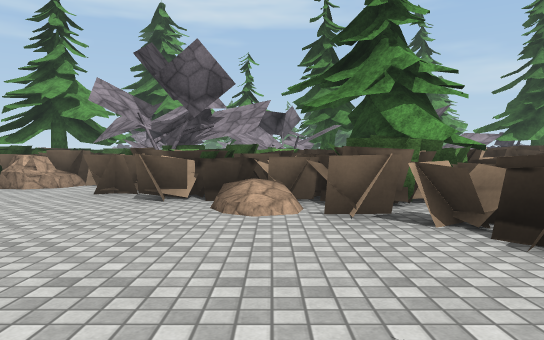
view 1 (above)

19 first-person views from a walk through a scene from a Unity 3-D project. The camera is 1.2 m above the floor, tilts 2° down and sees 70° across. The floor is counted in squares, 2 m on a side. Each view is taken from the middle of a square. On the plan, view 1 faces up. The plan holds only what a view shows up to about 11 squares ahead; the rest is blank. The place goes on beyond the plan. Surface patterns are stand-ins for the level's own textures.

view 2
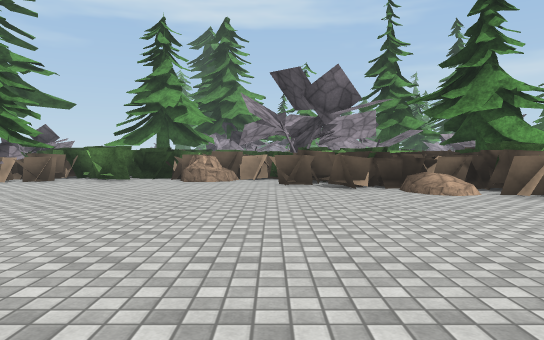

view 3
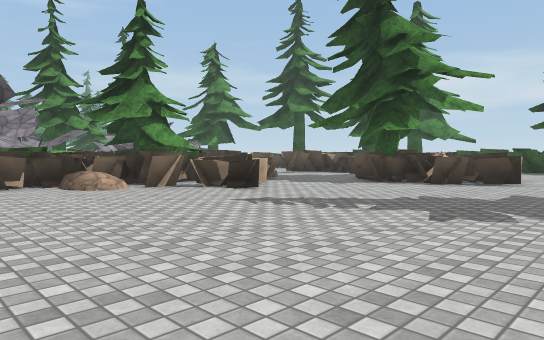

view 4
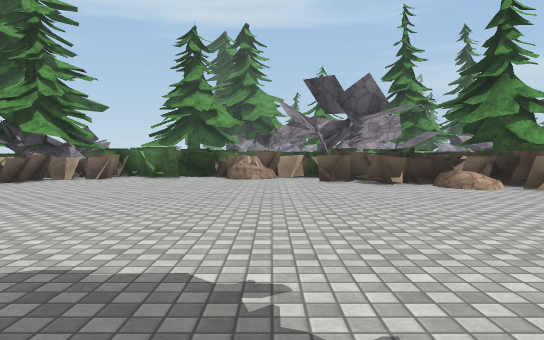

view 5
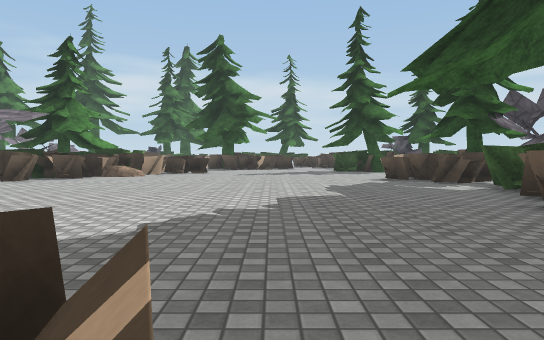

view 6
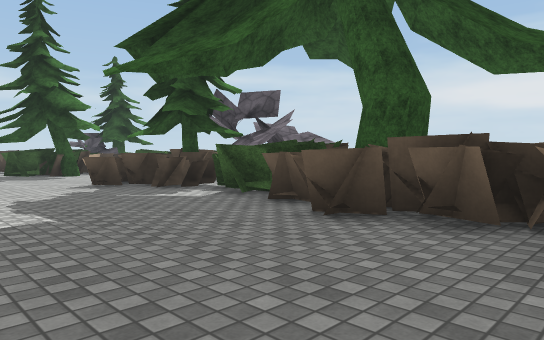

view 7
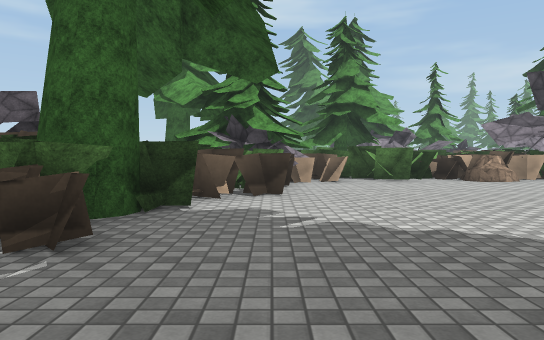

view 8
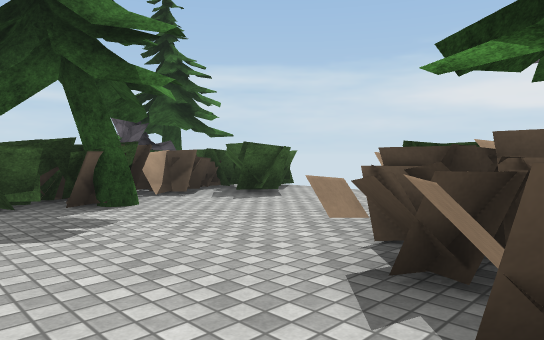

view 9
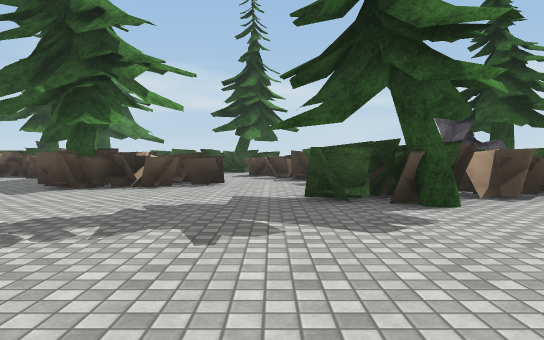

view 10
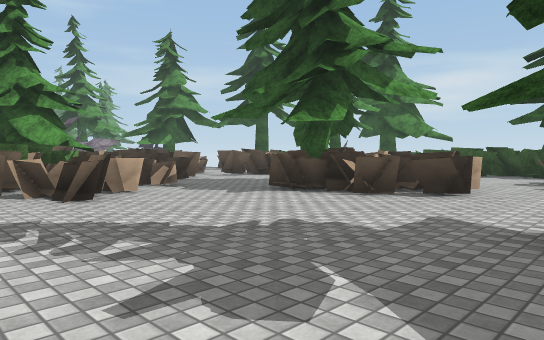

view 11
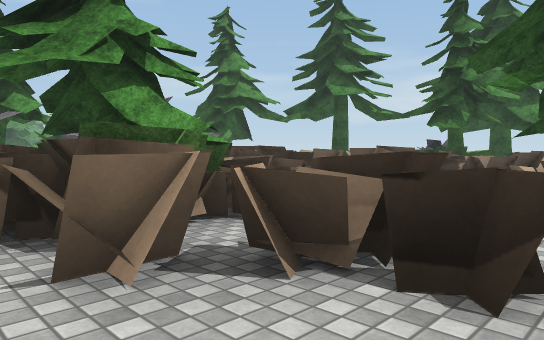

view 12
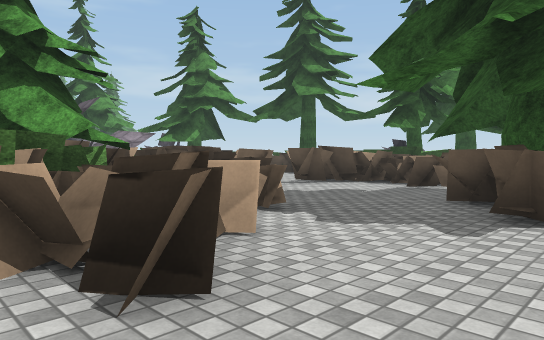

view 13
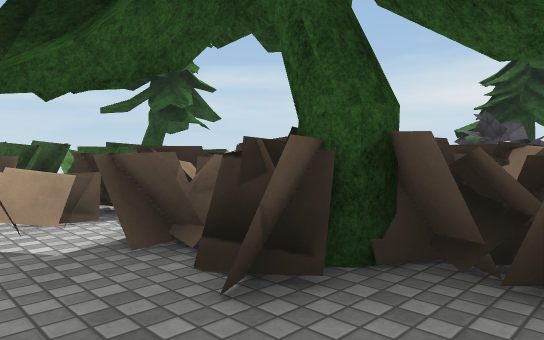

view 14
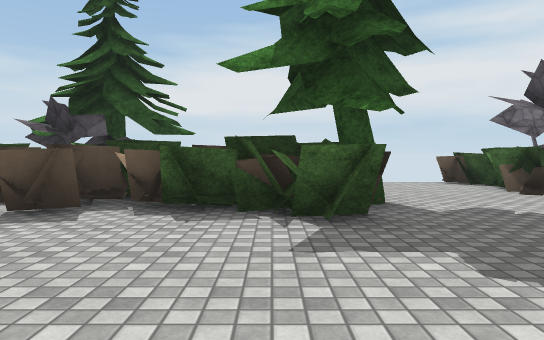

view 15
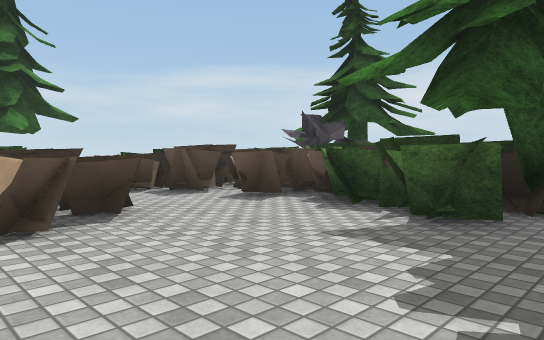

view 16
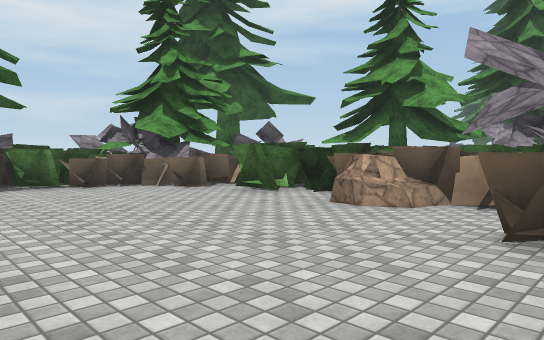

view 17
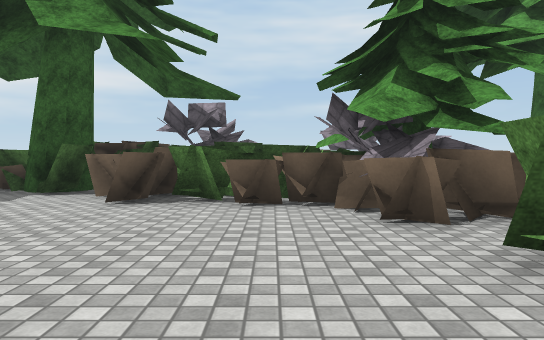

view 18
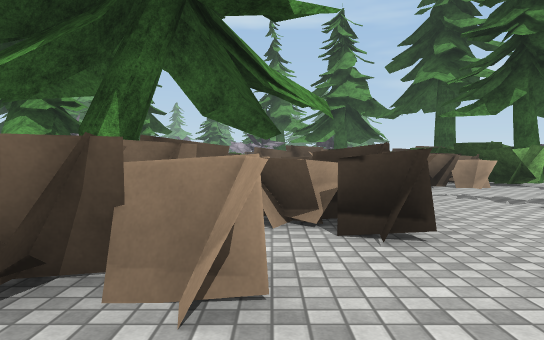

view 19
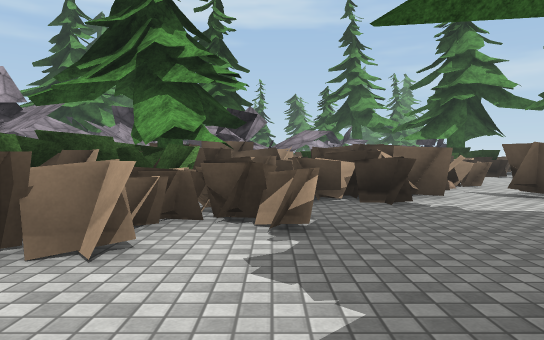

### Floor plan
Key: @ floor where view 1 was taken; # wall or solid block; . floor; = window, fence, low wall or low ledge; ^ raised ledge; O other object.
Columns run from 13 left of view 1 to 13 right of it. Each row starts with its distance up from view 1.
  9   #########
  8   OO#.^^O##       ###=
  7  ##O^...O.##  ######.##
  6  ###......######O#^...##
  5   ##........^O##==....#####
  4  ###.........#####....##. #
  3  #.#...........##..#^.=...#
  2 ##^...............#####.. #
  1  #.................####.  #
  0  ............@.....###....#
 -1   .......................##
 -2    ...................##  #
 -3    #.......^....###.^####
 -4    ###.######...O######
 -5      ####  ##....##
 -6             ##..##
 -7             #...##
 -8             #^...#

Where each view was taken, in squares from view 1:
view 1: 0 up, 0 right, facing up
view 2: 2 down, 3 left, facing up
view 3: 3 down, 3 left, facing up-right
view 4: 3 down, 4 left, facing up
view 5: 0 up, 12 left, facing right
view 6: 0 up, 10 left, facing down-right
view 7: 2 down, 10 left, facing up
view 8: 2 down, 2 left, facing down-right
view 9: 2 down, 2 left, facing right
view 10: 3 down, 0 right, facing up-right
view 11: 2 up, 0 right, facing up-right
view 12: 1 up, 1 right, facing up-right
view 13: 4 up, 5 right, facing down-right
view 14: 1 up, 4 right, facing down
view 15: 1 up, 2 right, facing down-right
view 16: 3 up, 2 left, facing up-left
view 17: 6 up, 5 left, facing left
view 18: 2 down, 8 right, facing up
view 19: 1 up, 4 right, facing up
